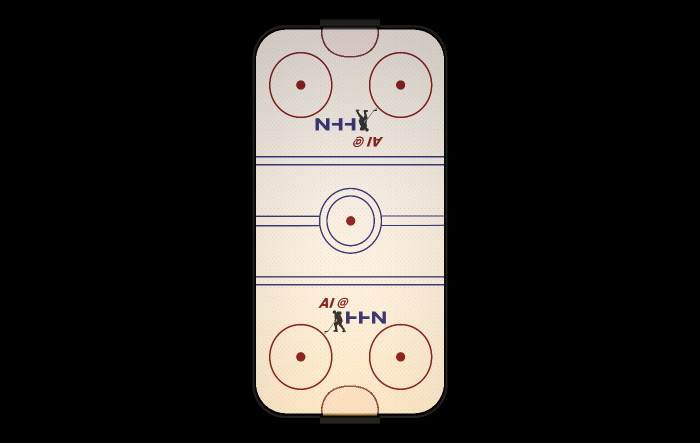
#> input picture background_image.png, 1400 x 886 px, found by its file name (shown at 1/2 size)
$ jupyter execute trajectory_visualizer.ipynb
#> lines starting #> are read from the running program, lines starting #| are printed output that depends on the picture
# Introduction
This code defines functions to process a series of screenshots from the airhockey environment, making their backgrounds transparent to only show the puck and both pushers and overlaying them at specified intervals with the background image as the base. The final cropped image can be saved and displayed using the matplotlib library.

# Preconditions
Use the Unity-Editor with the Airhockey environment to create a series of screenshots. Use the *ExportGameStatistics*-Script. Make sure to select the *TopViewCamera* for taking screenshots. Adapt the *CullingMask*-Property of the *TopViewCamera* to only show the puck and both pushers. If the camera changes back to a player view camera during simulation deactivate this camera temporarily.
Make sure the folder where the script saves the screenshots is the same as the one specified in the *INPUT_FOLDER* variable below.

# Imports

[cell 1]
import os
import glob
from PIL import Image
import matplotlib.pyplot as plt

# Constants

[cell 2]
INPUT_FOLDER = r"C:\repos\trajectories"
BACKGROUND_IMAGE = r"C:\repos\proj-air-hockey-git\background_image.png"

# Trajectory visualizations

[cell 3]
# write a function that takes as input a pixel value and a target pixel value and a tolerance
# and returns a boolean value indicating whether the pixel value is within the tolerance of the target pixel value
def is_within_tolerance(pixel_value, target_pixel_value, tolerance):
    '''
     This is a utility function that checks if a pixel value is within a specified tolerance of a target pixel value. It returns a boolean value indicating whether the condition is met.
    '''
    if pixel_value >= target_pixel_value - tolerance and pixel_value <= target_pixel_value + tolerance:
        return True
    else:
        return False

[cell 4]
def make_transparent(image, target_color=(0,0,0), tolerance=0, transparency=255):
    '''
     This function takes an input image and makes its background transparent based on the target_color and a specified tolerance. It also sets the transparency level of the remaining non-background pixels using the provided transparency value.
    '''
    img = image.convert('RGBA')
    data = img.getdata()
    newData = []
    for item in data:
        if is_within_tolerance(item[0], target_color[0], tolerance) and \
                is_within_tolerance(item[1], target_color[1], tolerance) and \
                    is_within_tolerance(item[2], target_color[2], tolerance):
            newData.append((item[0], item[1], item[2], 0))
        else:
            newData.append((item[0], item[1], item[2], int(transparency)))
    img.putdata(newData)
    return img

[cell 5]
def overlay_images(input_folder, output_filename, step=10, save_images=False):
    '''
    This is the main function that processes a series of images in an input folder, overlays them based on a specified step, and saves the resulting image to an output file. It performs the following steps:

    a. Reads image files from the input folder and sorts them based on their modification time.

    b. Opens and converts the oldest image (base image) to an RGBA format.

    c. Iterates through the rest of the images, skipping images according to the specified step, and overlays them on the base image by making their backgrounds transparent and adjusting their transparency based on their position in the sequence.

    d. After processing all images, the function crops the width of the final image and saves it if the 'save_images' parameter is set to True. Finally, it displays the resulting image using the matplotlib library.
    '''
#> called with input_folder = 'C:\\repos\\trajectories', output_filename = 'output.png', step = 2, save_images = False
    # Get a list of all image files in the input folder
    image_files = glob.glob(os.path.join(input_folder, "*.png"))
    # Sort the list by modification time (oldest first)
    image_files.sort(key=os.path.getmtime, reverse=True)


    # Read the base image
    base_image = Image.open(BACKGROUND_IMAGE).convert("RGBA")
    base_width, base_height = base_image.size
#> base_width = 1400; base_height = 886

    # Iterate through the rest of the images
    for idx, img_path in enumerate(image_files[1:], 1):
        # skip step image(s)
        if idx % step == 0:
            img = Image.open(img_path).convert("RGBA")
            img = img.resize((base_width, base_height), resample=Image.Resampling.LANCZOS)

            # Calculate the transparency for the current image
            transparency = 255 * (1 - (idx / len(image_files)))
            # make background transparent
            img = make_transparent(img, target_color=(81,81,81), tolerance=2, transparency=transparency)

            # Overlay the current image on the base image
            base_image = Image.alpha_composite(base_image, img)

    # crop the image width
    base_image = base_image.crop((450, 0, 950, base_image.size[1]))
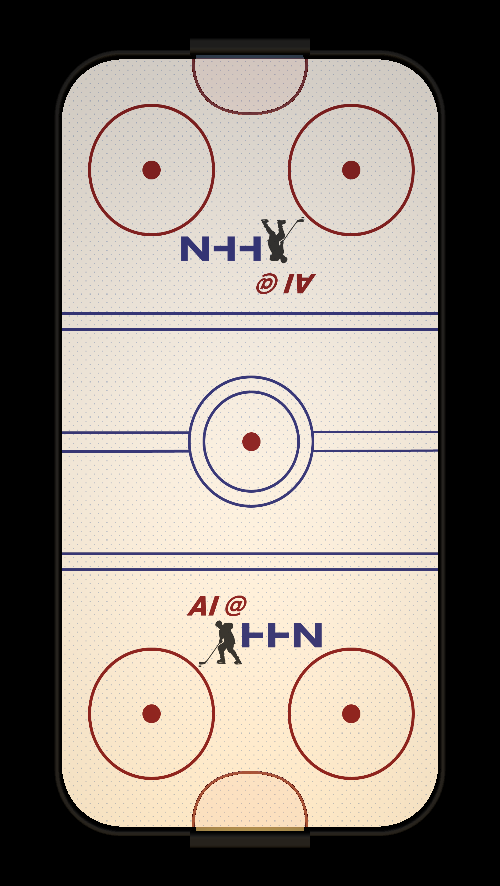
#> base_image: PIL image 500x886 RGBA; mean R, G, B, A 147.8, 138.9, 130.1, 255
    # Save the resulting image
    if save_images:
        base_image.save(output_filename)

    # use matplotlib to display the image
    plt.imshow(base_image)


$ run again, with Assets/Models/seamless-wood-texture-1-900x900.jpg saved as background_image.png
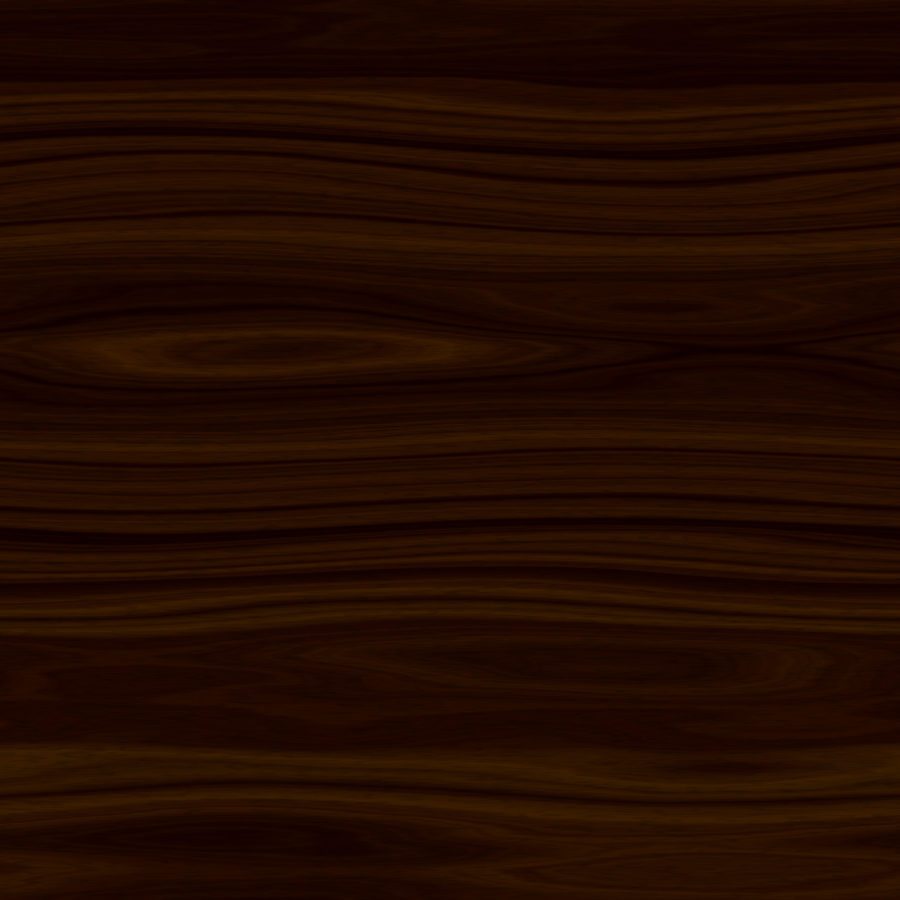
#> input picture Assets/Models/seamless-wood-texture-1-900x900.jpg, 900 x 900 px, found by its file name
#> in overlay_images, `base_image = base_image.crop((450, 0, 950, base_image.size[1]))`:
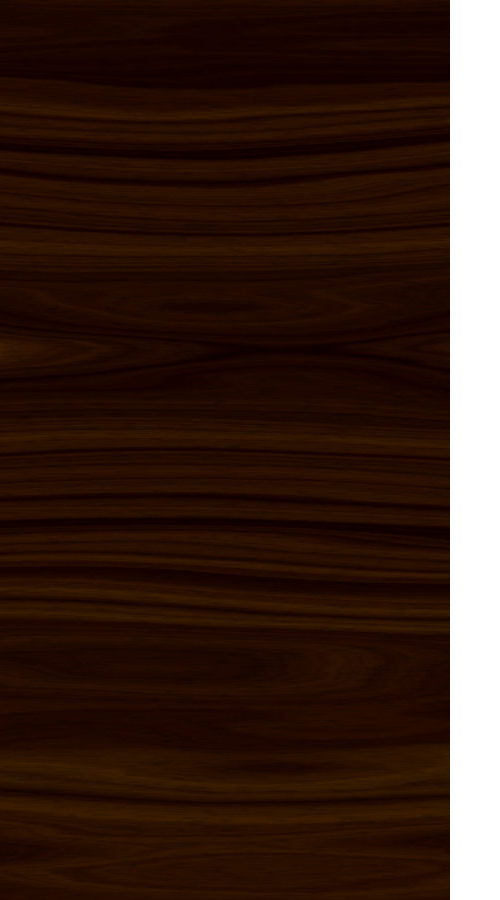
#> base_image: PIL image 500x900 RGBA; mean R, G, B, A 31.5, 10.2, 0.9, 229.5; transparent parts drawn white
